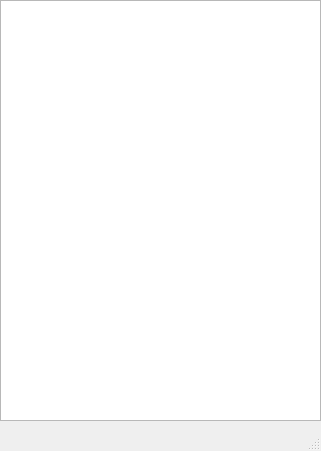
<?xml version="1.0" encoding="UTF-8"?>
<ui version="4.0">
 <class>ResultWindow</class>
 <widget class="QMainWindow" name="ResultWindow">
  <property name="geometry">
   <rect>
    <x>0</x>
    <y>0</y>
    <width>321</width>
    <height>451</height>
   </rect>
  </property>
  <property name="windowTitle">
   <string>MainWindow</string>
  </property>
  <widget class="QWidget" name="centralwidget">
   <widget class="QTextEdit" name="SummaryEdit">
    <property name="geometry">
     <rect>
      <x>0</x>
      <y>0</y>
      <width>321</width>
      <height>421</height>
     </rect>
    </property>
   </widget>
  </widget>
  <widget class="QMenuBar" name="menubar">
   <property name="geometry">
    <rect>
     <x>0</x>
     <y>0</y>
     <width>321</width>
     <height>21</height>
    </rect>
   </property>
  </widget>
  <widget class="QStatusBar" name="statusbar"/>
 </widget>
 <resources/>
 <connections/>
</ui>
